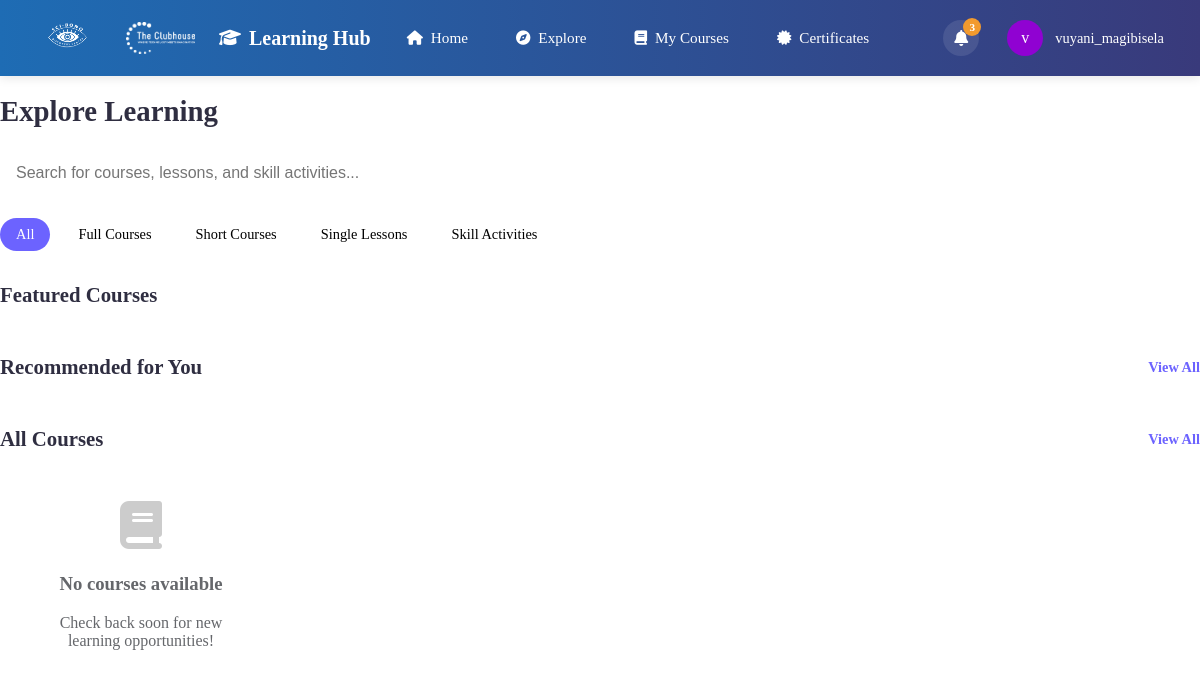
The app's page /app/Views/learn.php (signed in), older data.
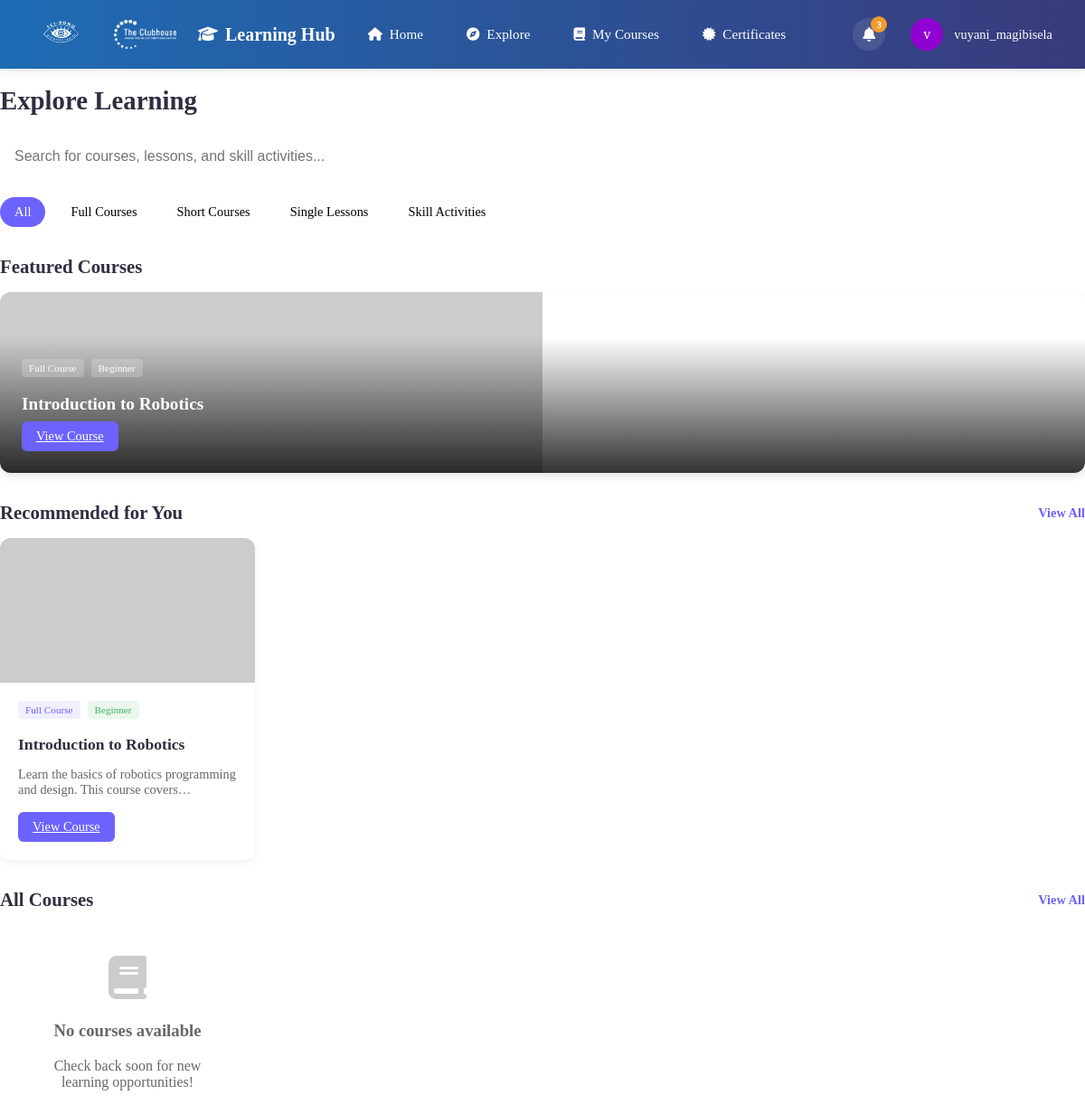
The same page, newer data.
### tables this page shows
CREATE TABLE `courses` (
  `id` int(11) NOT NULL,
  `course_code` varchar(50) NOT NULL,
  `title` varchar(255) NOT NULL,
  `description` text DEFAULT NULL,
  `learning_objectives` text DEFAULT NULL,
  `course_requirements` text DEFAULT NULL,
  `prerequisites` text DEFAULT NULL,
  `completion_criteria` text DEFAULT NULL,
  `certification_criteria` text DEFAULT NULL,
  `pass_percentage` decimal(5,2) DEFAULT 70.00,
  `type` enum('full_course','short_course','lesson','skill_activity') NOT NULL,
  `category` varchar(100) NOT NULL DEFAULT 'General',
  `difficulty_level` enum('Beginner','Intermediate','Advanced') NOT NULL DEFAULT 'Beginner',
  `duration` varchar(50) DEFAULT NULL,
  `estimated_duration_hours` int(11) DEFAULT NULL,
  `image_path` varchar(255) DEFAULT NULL,
  `thumbnail_path` varchar(255) DEFAULT NULL,
  `enrollment_count` int(11) NOT NULL DEFAULT 0,
  `max_enrollments` int(11) DEFAULT NULL,
  `display_order` int(11) NOT NULL DEFAULT 0,
  `is_featured` tinyint(1) NOT NULL DEFAULT 0,
  `is_published` tinyint(1) NOT NULL DEFAULT 0,
  `status` enum('active','inactive','draft','archived') NOT NULL DEFAULT 'draft',
  `created_by` int(11) NOT NULL,
  `last_updated_by` int(11) DEFAULT NULL,
  `created_at` timestamp NOT NULL DEFAULT current_timestamp(),
  `updated_at` timestamp NOT NULL DEFAULT current_timestamp() ON UPDATE current_timestamp()
);

### app/Controllers/CourseController.php (called while the page is built, shortened)
<?php
class CourseController {
    private $conn;
    public function __construct($conn) {
        $this->conn = $conn;
    }
    public function getFeaturedCourses() {
        $sql = "SELECT * FROM courses WHERE is_featured = 1 LIMIT 4";
        $stmt = $this->conn->prepare($sql);
        $stmt->execute();
        $result = $stmt->get_result();
        $featuredCourses = [];
        while ($row = $result->fetch_assoc()) {
            $featuredCourses[] = $row;
        }
        return $featuredCourses;
    }
    public function getRecommendedCourses($userId) {
        $sql = "SELECT * FROM courses WHERE status = 'active' ORDER BY created_at DESC LIMIT 4";
        $stmt = $this->conn->prepare($sql);
        $stmt->execute();
        $result = $stmt->get_result();
        $recommendedCourses = [];
        while ($row = $result->fetch_assoc()) {
            $recommendedCourses[] = $row;
        }
        return $recommendedCourses;
    }
}
?>

### app/Models/LMSUtilities.php (called while the page is built, shortened)
<?php
function formatCourseType($type) {
    $types = [
        'full_course' => 'Full Course',
        'short_course' => 'Short Course',
        'lesson' => 'Lesson',
        'skill_activity' => 'Skill Activity'
    ];
    return $types[$type] ?? ucfirst(str_replace('_', ' ', $type));
}
function getDifficultyClass($level) {
    $classes = [
        'Beginner' => 'badge-success',
        'Intermediate' => 'badge-warning',
        'Advanced' => 'badge-danger'
    ];
    return $classes[$level] ?? 'badge-primary';
}
?>

### app/Views/learn.php (the view, shortened to what the changed rows need)
<?php
require_once '../../server.php';
require_once '../Controllers/CourseController.php';
require_once '../Models/LMSUtilities.php';
$userId = $_SESSION['id'] ?? 0;
$courseController = new CourseController($conn);
$featuredCourses = $courseController->getFeaturedCourses();
$recommendedCourses = $courseController->getRecommendedCourses($userId);
?>
<!DOCTYPE html>
<html lang="en">
<head>
    <link rel="stylesheet" href="../../public/assets/css/learn.css">
    <link rel="stylesheet" href="https://cdnjs.cloudflare.com/ajax/libs/font-awesome/6.4.0/css/all.min.css">
</head>
<body>
    <?php include  './admin/learn-header.php';
    ?>
    <div class="learn-container">
        <h1 class="page-title">Explore Learning</h1>
        <div class="featured-section">
            <div class="featured-grid">
                <?php foreach ($featuredCourses as $course): ?>
                <div class="featured-card">
                        <?php if (isset($course['image_path']) && !empty($course['image_path'])): ?>
                            <img src="../../../public/assets/uploads/images/courses/<?php echo htmlspecialchars($course['image_path']); ?>"
                                 alt="<?php echo htmlspecialchars($course['title']); ?>">
                        <?php else: ?>
                            <img src="https://picsum.photos/seed/<?php echo $course['id']; ?>/600/400"
                                 alt="<?php echo htmlspecialchars($course['title']); ?>">
                        <?php endif; ?>
                    <div class="featured-overlay">
                        <div class="featured-badges">
                            <span class="featured-badge"><?php echo formatCourseType($course['type']); ?></span>
                            <span class="featured-badge"><?php echo htmlspecialchars($course['difficulty_level']); ?></span>
                        </div>
                        <h3 class="featured-title"><?php echo htmlspecialchars($course['title']); ?></h3>
                        <a href="course.php?id=<?php echo $course['id']; ?>" class="btn btn-primary">View Course</a>
                    </div>
                </div>
                <?php endforeach; ?>
            </div>
        </div>
        <div class="cards-grid recommended-courses">
            <?php foreach ($recommendedCourses as $course): ?>
            <div class="course-card" data-type="<?php echo $course['type']; ?>">
                <div class="card-image">
                    <?php if (isset($course['image_path']) && !empty($course['image_path'])): ?>
                        <img src="../../../public/assets/uploads/images/courses/<?php echo htmlspecialchars($course['image_path']); ?>"
                                alt="<?php echo htmlspecialchars($course['title']); ?>">
                    <?php else: ?>
                        <img src="https://picsum.photos/seed/<?php echo $course['id']; ?>/600/400"
                                alt="<?php echo htmlspecialchars($course['title']); ?>">
                    <?php endif; ?>
                </div>
                <div class="card-content">
                    <div class="card-badges">
                        <span class="badge badge-primary"><?php echo formatCourseType($course['type']); ?></span>
                        <span class="badge <?php echo getDifficultyClass($course['difficulty_level']); ?>"><?php echo htmlspecialchars($course['difficulty_level']); ?></span>
                    </div>
                    <h3 class="card-title"><?php echo htmlspecialchars($course['title']); ?></h3>
                    <p class="card-text"><?php echo htmlspecialchars($course['description']); ?></p>
                    <div class="card-footer">
                        <a href="course.php?id=<?php echo $course['id']; ?>" class="btn btn-primary">View Course</a>
                    </div>
                </div>
            </div>
            <?php endforeach; ?>
        </div>
    </div>
</body>
</html>

Row changes from the older to the newer data that the page shows:
added courses: type "Full Course", difficulty_level "Beginner", title "Introduction to Robotics", description "Learn the basics of robotics programming and design. This course…"
